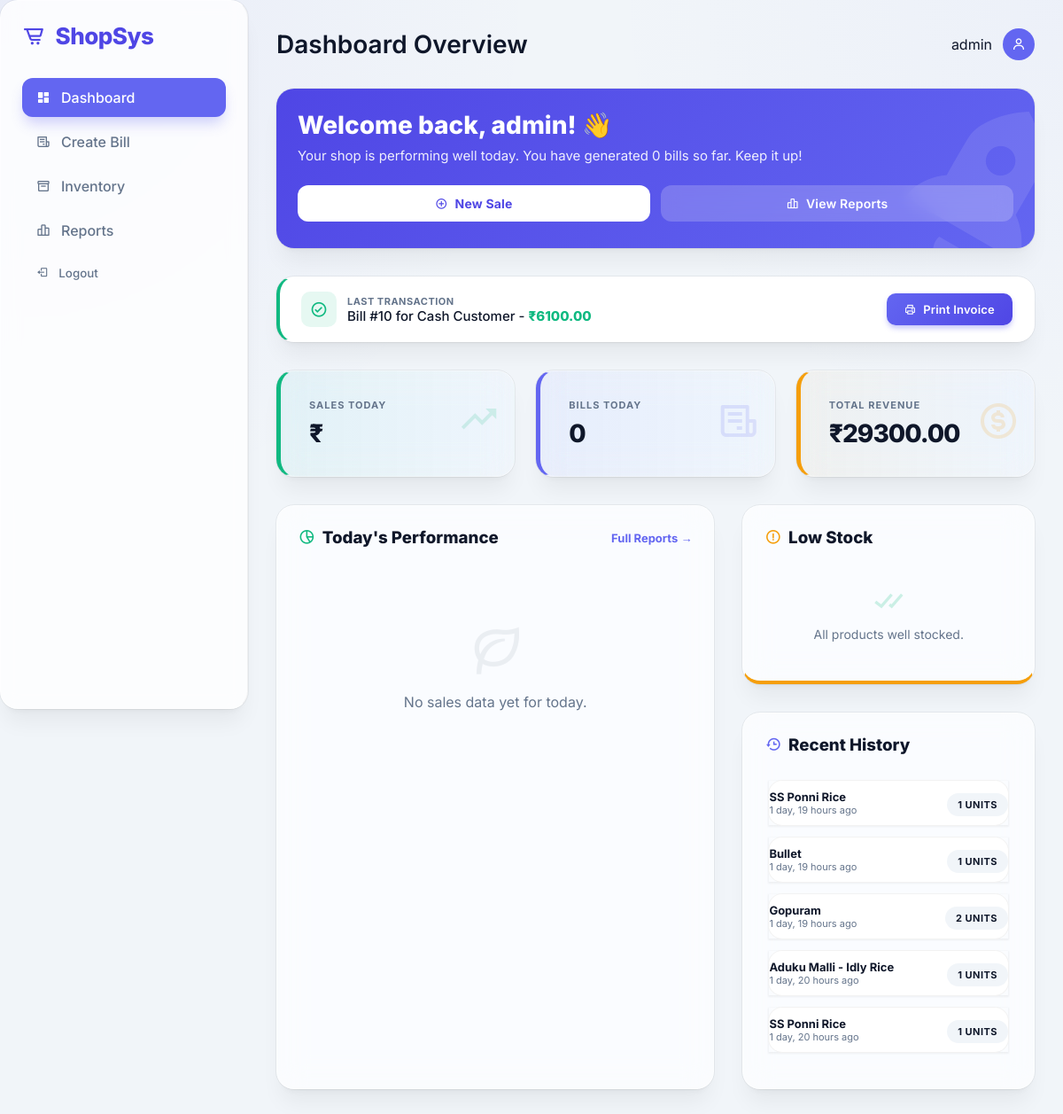
The app's page / (signed in), older data.
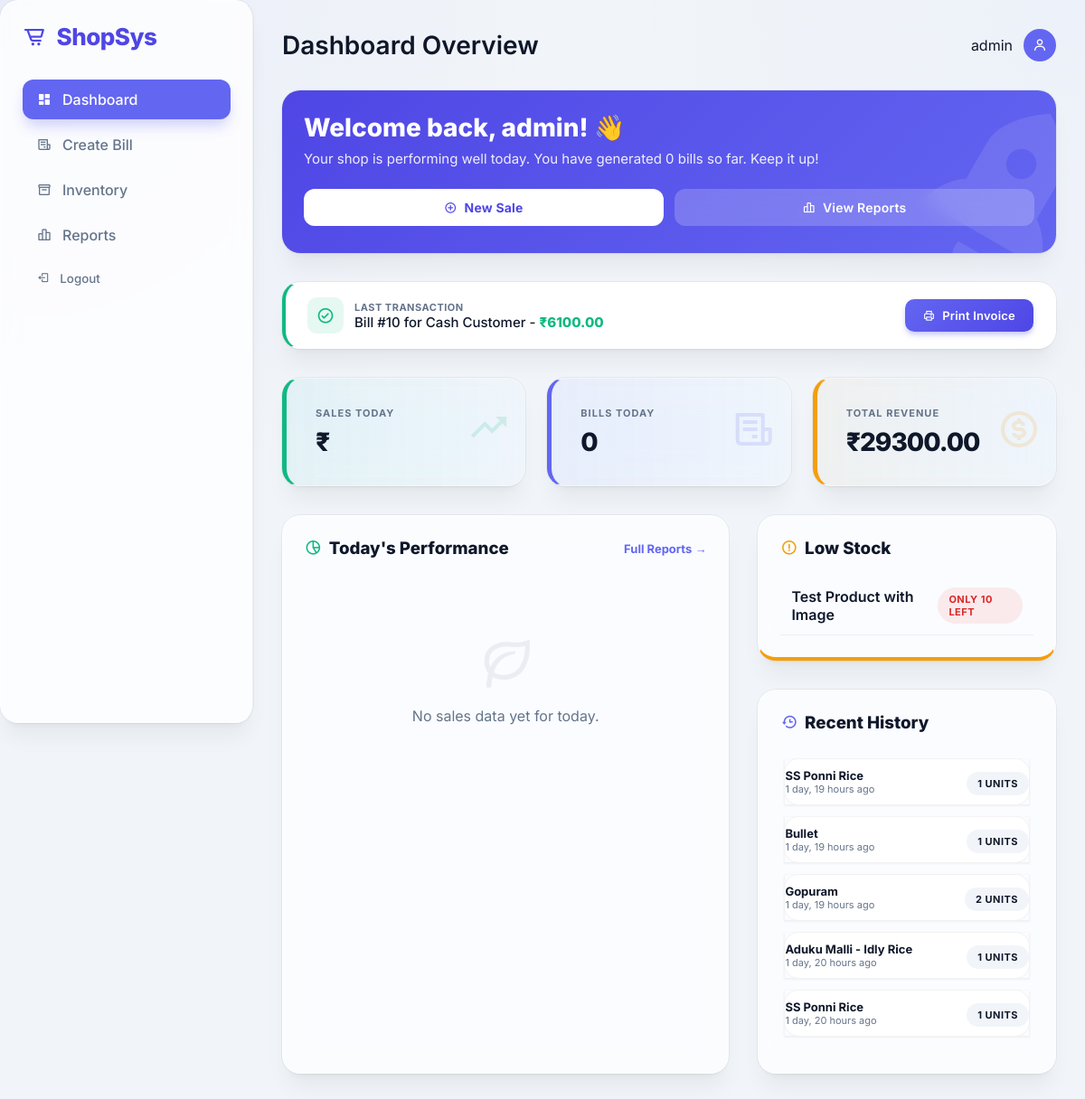
The same page, newer data.
### billing_app/models.py (models this page shows, shortened)
class BillItem(models.Model):
    bill = models.ForeignKey(Bill, related_name='items', on_delete=models.CASCADE)
    product = models.ForeignKey(Product, on_delete=models.SET_NULL, null=True)
    quantity = models.IntegerField(default=1)
    price = models.DecimalField(max_digits=10, decimal_places=2) # Price at the time of sale
    total = models.DecimalField(max_digits=12, decimal_places=2) # quantity * price

class Product(models.Model):
    name = models.CharField(max_length=200)
    category = models.ForeignKey(Category, on_delete=models.SET_NULL, null=True, blank=True)
    image = models.ImageField(upload_to='product_images/', null=True, blank=True)
    price = models.DecimalField(max_digits=10, decimal_places=2)
    stock_quantity = models.IntegerField(default=0)
    low_stock_threshold = models.IntegerField(default=10)
    created_at = models.DateTimeField(auto_now_add=True)

class Bill(models.Model):
    admin_user = models.ForeignKey(User, on_delete=models.SET_NULL, null=True)
    customer_name = models.CharField(max_length=150, blank=True, null=True)
    customer_phone = models.CharField(max_length=20, blank=True, null=True)
    total_amount = models.DecimalField(max_digits=12, decimal_places=2, default=0.00) # Subtotal
    discount = models.DecimalField(max_digits=12, decimal_places=2, default=0.00)
    gst_amount = models.DecimalField(max_digits=12, decimal_places=2, default=0.00)
    final_amount = models.DecimalField(max_digits=12, decimal_places=2, default=0.00) # Grand Total
    created_at = models.DateTimeField(auto_now_add=True)

### billing_app/views.py (the view)
# urls.py: path('', views.dashboard, name='dashboard'),
@login_required
def dashboard(request):
    today = timezone.now().date()
    bills_today = Bill.objects.filter(created_at__date=today)
    total_sales_today = bills_today.aggregate(Sum('final_amount'))['final_amount__sum'] or Decimal('0.00')
    total_revenue = Bill.objects.aggregate(Sum('final_amount'))['final_amount__sum'] or Decimal('0.00')
    low_stock_products = Product.objects.filter(stock_quantity__lte=F('low_stock_threshold'))
    recent_activity = BillItem.objects.all().order_by('-id')[:5]
    last_bill = Bill.objects.filter(admin_user=request.user).order_by('-id').first()
    today_items_summary = get_bill_items_summary(bills_today)
    context = {
        'total_sales_today': total_sales_today,
        'total_revenue': total_revenue,
        'low_stock_products': low_stock_products,
        'bills_today_count': bills_today.count(),
        'recent_activity': recent_activity,
        'today_items_summary': today_items_summary,
        'last_bill': last_bill,
    }
    return render(request, 'dashboard.html', context)

### billing_app/views.py (called while the page is built)
def get_bill_items_summary(bills):
    items = BillItem.objects.filter(bill__in=bills).values(
        'product__name', 'price'
    ).annotate(
        total_qty=Sum('quantity'),
        total_price=Sum('total')
    ).order_by('-total_price')
    return [
        {
            'name': item['product__name'],
            'price': float(item['price']),
            'qty': item['total_qty'],
            'total': float(item['total_price'])
        } for item in items
    ]

### templates/dashboard.html (shortened to what the changed rows need)
{% extends 'base.html' %}
{% block page_title %}Dashboard Overview{% endblock %}
{% block content %}
<div class="glass-panel" style="padding: 24px; margin-bottom: 32px; background: linear-gradient(135deg, var(--primary-dark), var(--primary)); color: white; border: none; overflow: hidden; position: relative; min-height: 180px;">
    <div style="position: relative; z-index: 1;">
        <h2 style="font-size: clamp(20px, 5vw, 28px); font-weight: 800; margin-bottom: 8px;">Welcome back, {{ user.username }}! 👋</h2>
    </div>
</div>
<div class="dashboard-secondary-grid">
    <div style="display: flex; flex-direction: column; gap: 32px;">
        <div class="glass-panel" style="padding: 24px; border-bottom: 4px solid var(--warning);">
            {% if low_stock_products %}
                <ul style="list-style: none;">
                    {% for item in low_stock_products %}
                    <li style="padding: 12px; border-bottom: 1px solid var(--glass-outline); display: flex; justify-content: space-between; align-items: center;">
                        <span style="font-weight: 600;">{{ item.name }}</span>
                        <span class="badge badge-danger">Only {{ item.stock_quantity }} left</span>
                    </li>
                    {% endfor %}
                </ul>
            {% else %}
                <div style="text-align: center; padding: 20px 0;">
                    <i class='bx bx-check-double' style="font-size: 40px; color: var(--success); opacity: 0.2;"></i>
                    <p style="color: var(--text-muted); font-size: 14px; margin-top: 8px;">All products well stocked.</p>
                </div>
            {% endif %}
        </div>
        <div class="glass-panel" style="padding: 24px;">
            {% if recent_activity %}
                <div class="premium-table-container">
                    <table class="premium-table">
                        <tbody>
                            {% for item in recent_activity %}
                            <tr>
                                <td style="padding: 10px 0;">
                                    <div style="font-weight: 700; font-size: 13px;">{{ item.product.name }}</div>
                                    <div style="font-size: 11px; color: var(--text-muted);">{{ item.bill.created_at|timesince }} ago</div>
                                </td>
                                <td style="text-align: right; padding: 10px 0;">
                                    <span class="badge" style="background: var(--bg-main);">{{ item.quantity }} units</span>
                                </td>
                            </tr>
                            {% endfor %}
                        </tbody>
                    </table>
                </div>
            {% else %}
                <p style="color: var(--text-muted); text-align: center; padding: 20px 0;">No recent activity.</p>
            {% endif %}
        </div>
    </div>
</div>
{% endblock %}

Row changes from the older to the newer data that the page shows:
added Product: name "Test Product with Image", stock_quantity "10"
Text that changed along with them:
text no longer shown: "All products well stocked."
